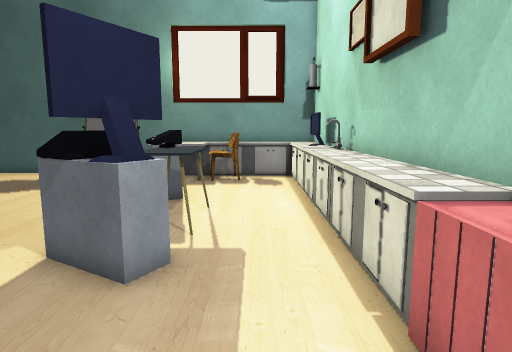
view 1 (above)

13 first-person views from a walk through a 3-D level made in the Unity game engine. The camera is 1.2 m above the floor, tilts 8° down and sees 75° across. The floor is counted in squares, 0.5 m on a side. Each view is taken from the middle of a square. On the plan, view 1 faces up. The plan holds only what a view shows up to about 20 squares ahead; the rest is blank. The place goes on beyond the plan. The player is left out. Some surface patterns are stand-ins.

view 2
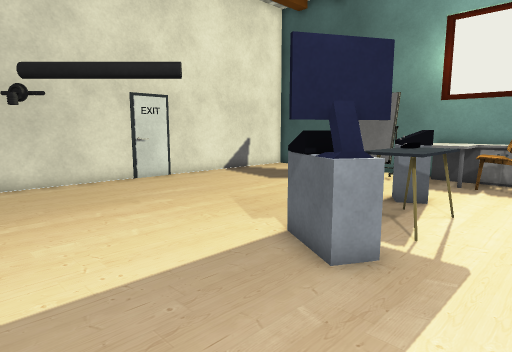

view 3
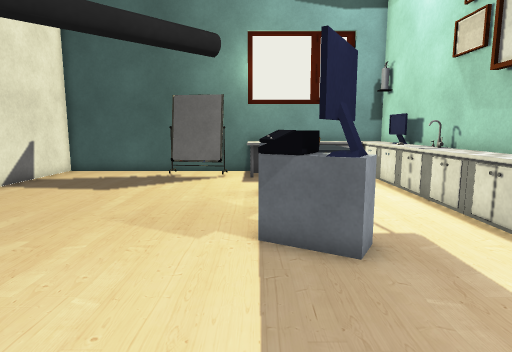

view 4
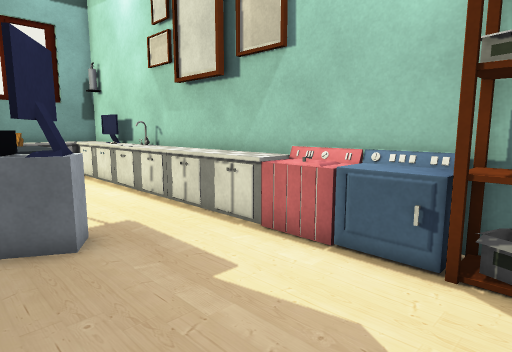

view 5
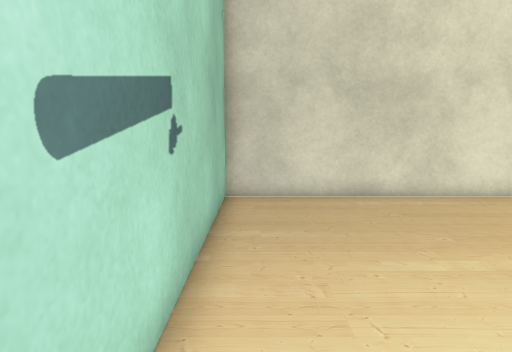

view 6
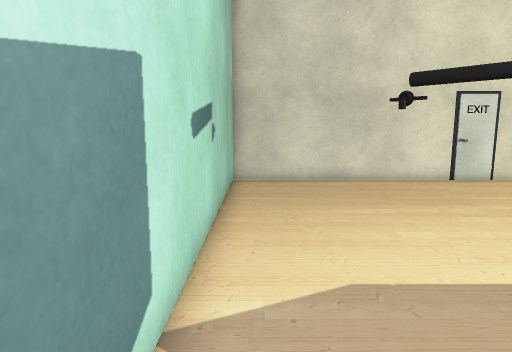

view 7
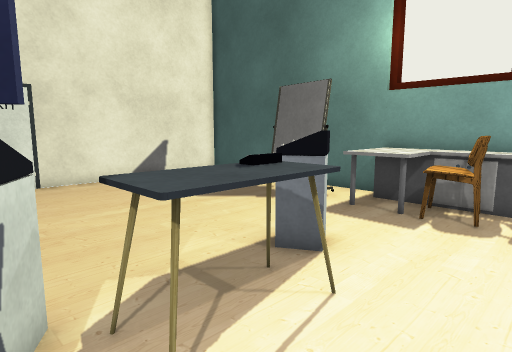

view 8
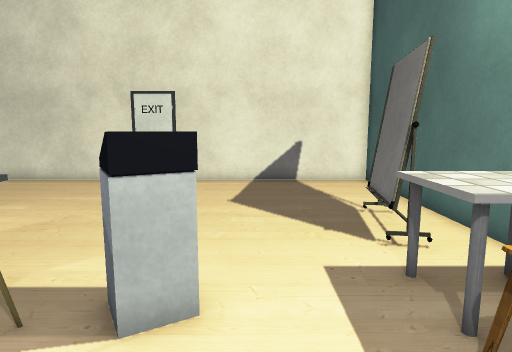

view 9
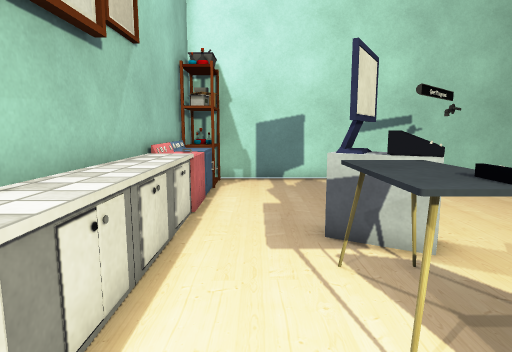

view 10
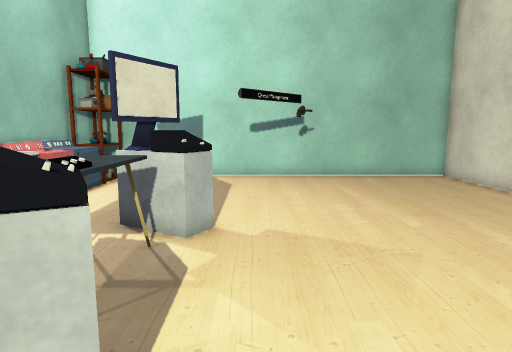

view 11
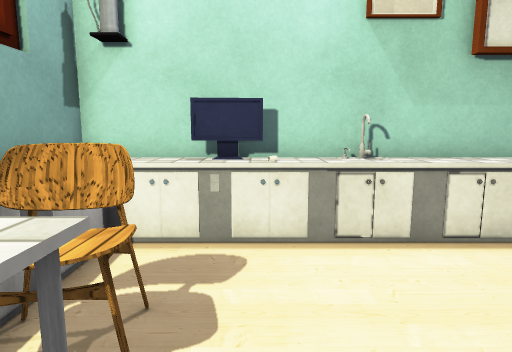

view 12
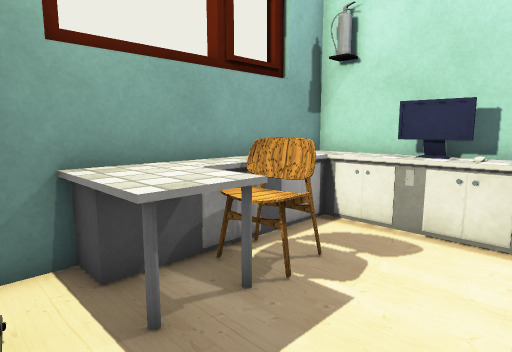

view 13
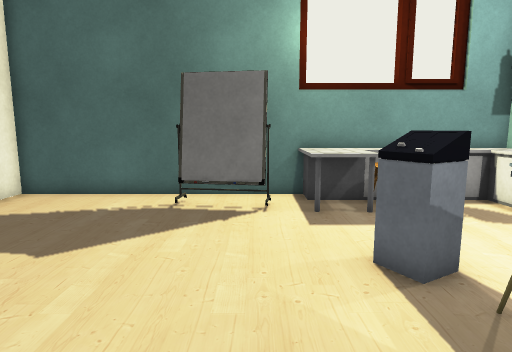

### Floor plan
Key: @ floor where view 1 was taken; # wall or solid block; . floor; = window, fence, low wall or low ledge; ^ raised ledge; C cabinet; H chair; M computer; A machine; S shelf; O other object.
Columns run from 15 left of view 1 to 3 right of it. Each row starts with its distance up from view 1.
 18 ########  #CCCCCCC#
 17 #......##  CCHHCCCC
 16 #......### CCHH..CC
 15 #..........CCHH..CM
 14 #................M#
 13 #................CC
 12 #..........=^....OO
 11 #..........=^#...OO
 10 #...........^^...OO
  9 #...........^^...OO
  8 #=..........^^...C#
  7 #...........##...CC
  6 #...........^O...CC
  5 #...........O#...CC
  4 #................A#
  3 #.........O......A#
  2 #.......OO.......A#
  1 #.......O........C#
  0 #..............@.C#
 -1 #................S#
 -2 #................S#
 -3 ###################

Where each view was taken, in squares from view 1:
view 1: 0 up, 0 right, facing up
view 2: 0 up, 1 right, facing up-left
view 3: 1 down, 4 left, facing up
view 4: 2 down, 4 left, facing up-right
view 5: 2 down, 3 left, facing left
view 6: 2 down, 1 right, facing left
view 7: 6 up, 1 right, facing up-left
view 8: 13 up, 1 right, facing left
view 9: 13 up, 0 right, facing down
view 10: 14 up, 5 left, facing down
view 11: 14 up, 5 left, facing right
view 12: 12 up, 6 left, facing up-right
view 13: 6 up, 6 left, facing up
